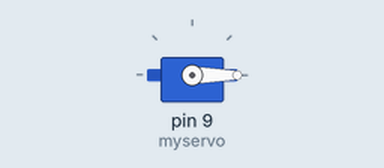
Recording of a sketch running on a simulated Arduino Uno, built with avr-gcc and run on an emulated ATmega328P. Shown: servo.

Above: at 0.05 s.
Timing chart, 0 to 3.0 s (numbered marks = the images above):
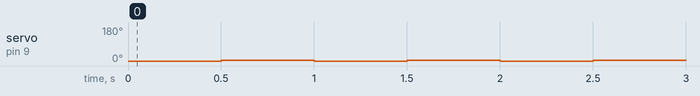

Measured:
- by itself, servo on pin 9 (myservo): alternates 3° for 0.50 s and 0° for 0.50 s

The sketch:

servo.ino
```cpp
//www.elegoo.com
//2018.12.19
#include <Servo.h>
/* After including the corresponding libraries,
   we can use the "class" like "Servo" created by the developer for us.
   We can use the functions and variables created in the libraries by creating
   objects like the following "myservo" to refer to the members in ".".*/

Servo myservo;
//it created an object called myservo.
/*  you can see Servo as a complex date type(Including functions and various data types)
    and see myservo as variables.               */

void setup(){
  /*"attach" and "write" are both functions,
     and they are members contained in the complex structure of "Servo".
     We can only use them if we create the object "myservo" for the complex structure of "Servo".
  */
  myservo.attach(9);//connect pin 9 with the control line(the orange line of Servo)
  myservo.write(90);// move servos to center position -> 90°
}
void loop(){
  //myservo.write(90);// move servos to center position -> 90°
  //delay(50);
  myservo.write(0);// move servos to center position -> 60°
  delay(500);
  myservo.write(3);// move servos to center position -> 90°
  delay(500);
  //myservo.write(150);// move servos to center position -> 120°
  //delay(500);
}
```
